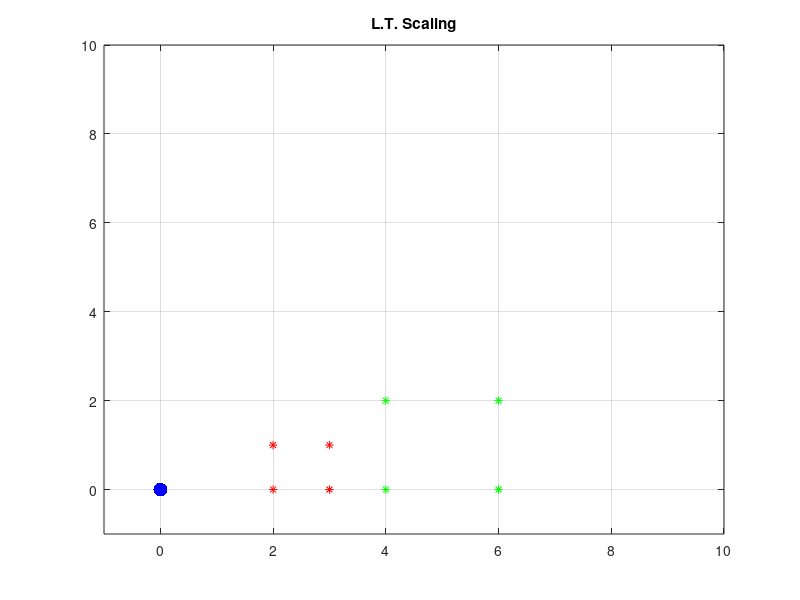

Write MATLAB code to recreate this figure.
% Linear Transformations
% 07/2017
% Rodrigo Vimieiro

%%
close all;clear all;clc


%Cubo
Object = [2 3 2 3
          1 1 0 0];
      
plot(Object(1,1:end),Object(2,1:end),'r*')
hold on

%Origin
plot(0,0,'b.','MarkerSize',30)

%Scaling Matrix
sFx = 2;
sFy = 2;
LinearTranfM = [sFx 0
                0 sFy];
   
%Linear transformation
Result = LinearTranfM * Object;

%Showing results
plot(Result(1,1:end),Result(2,1:end),'g*')
axis([-1 10 -1 10])
title('L.T. Scaling');
grid on
  
  